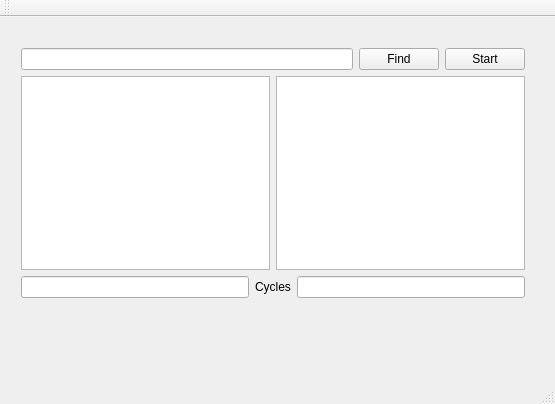
<?xml version="1.0" encoding="UTF-8"?>
<ui version="4.0">
 <class>MainWindow</class>
 <widget class="QMainWindow" name="MainWindow">
  <property name="geometry">
   <rect>
    <x>0</x>
    <y>0</y>
    <width>555</width>
    <height>404</height>
   </rect>
  </property>
  <property name="windowTitle">
   <string>MainWindow</string>
  </property>
  <widget class="QWidget" name="centralWidget">
   <widget class="QWidget" name="layoutWidget">
    <property name="geometry">
     <rect>
      <x>10</x>
      <y>20</y>
      <width>526</width>
      <height>272</height>
     </rect>
    </property>
    <layout class="QGridLayout" name="gridLayout">
     <item row="1" column="0">
      <layout class="QHBoxLayout" name="horizontalLayout_2">
       <item>
        <widget class="QTextBrowser" name="File1"/>
       </item>
       <item>
        <widget class="QTextBrowser" name="File2"/>
       </item>
      </layout>
     </item>
     <item row="0" column="0">
      <layout class="QHBoxLayout" name="horizontalLayout">
       <item>
        <widget class="QLineEdit" name="filePath"/>
       </item>
       <item>
        <widget class="QPushButton" name="find">
         <property name="text">
          <string>Find</string>
         </property>
        </widget>
       </item>
       <item>
        <widget class="QPushButton" name="start">
         <property name="text">
          <string>Start</string>
         </property>
        </widget>
       </item>
      </layout>
     </item>
     <item row="2" column="0">
      <layout class="QHBoxLayout" name="horizontalLayout_3">
       <item>
        <widget class="QLineEdit" name="buffer"/>
       </item>
       <item>
        <widget class="QLabel" name="Cycles">
         <property name="text">
          <string>Cycles</string>
         </property>
        </widget>
       </item>
       <item>
        <widget class="QLineEdit" name="CyclesCount"/>
       </item>
      </layout>
     </item>
    </layout>
   </widget>
  </widget>
  <widget class="QMenuBar" name="menuBar">
   <property name="geometry">
    <rect>
     <x>0</x>
     <y>0</y>
     <width>555</width>
     <height>22</height>
    </rect>
   </property>
  </widget>
  <widget class="QToolBar" name="mainToolBar">
   <attribute name="toolBarArea">
    <enum>TopToolBarArea</enum>
   </attribute>
   <attribute name="toolBarBreak">
    <bool>false</bool>
   </attribute>
  </widget>
  <widget class="QStatusBar" name="statusBar"/>
 </widget>
 <layoutdefault spacing="6" margin="11"/>
 <resources/>
 <connections/>
</ui>
